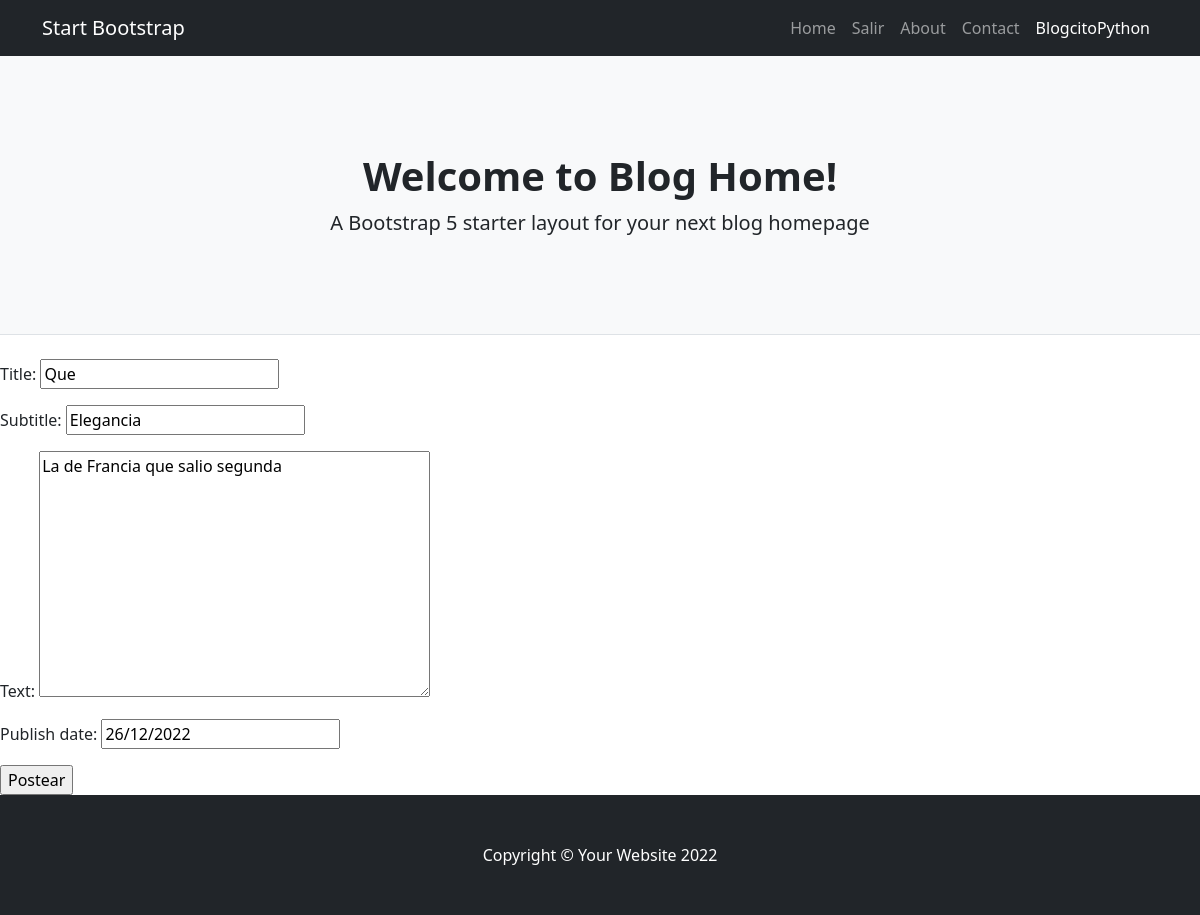
The app's page /blogcitopython/2/actualizar/ (signed in) with its own data.
### BlogcitoPython/models.py (models this page shows)
class Post(models.Model):
    title = models.CharField(max_length=100)
    subtitle = models.CharField(max_length=100)
    text = models.TextField(max_length=3000)
    publish_date = models.DateField()

### BlogcitoPython/views.py (the view)
# urls.py: path('blogcitopython/<int:pk>/actualizar/', UpdatePost.as_view(), name='blogcitopython_actualizar'),
class UpdatePost(LoginRequiredMixin, UpdateView):
    model = Post
    success_url = reverse_lazy('blogcitopython_listar')
    fields = '__all__'

### BlogcitoPython/templates/BlogcitoPython/post_form.html (shortened to what this page needs)
{% extends 'BlogcitoPython/base.html' %}
{% block contenido %}
<form method="POST">
    {{form.as_p}}
    <input type="submit" value="Postear">
</form>
{% endblock %}

### records on screen
Post: title "Que", subtitle "Elegancia", text "La de Francia que salio segunda", publish_date "26/12/2022"
